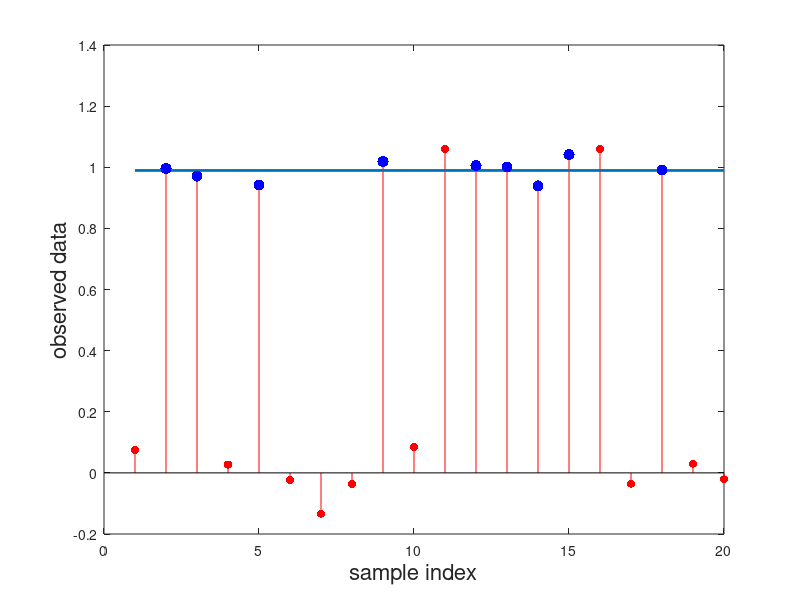

This figure's MATLAB source: (Note: this script raises an error after producing the figure.)
function demo_1_ransac_estimation_of_mean
%% demo ransac: line fitting
clear variables
close all
rng(1)

%% generate the fictitious data 
n = (1:20)';                % set of sample indices; dataset size is 20
p = 1;                      % mean value of each data sample
S = 0.05;                   % standard deviation

% the linear model
y = p + S*randn(size(n));   % generate the data

%  for demonstration, generate the outliers
y(1:9) = y(1:9) - 1;        % 9 outliers
y = y(randperm(20));        % randomnize the order

% and plot
f=figure('units','normalized','outerposition',[0.1 0.1 0.8 0.8]);
stem(y,'r.','markersize',18); 
hold on; 
xlabel('sample index','FontSize',16)
ylabel('observed data','FontSize',16)

%% naive estimation
[pest, inliers] = iterative_mean(y);
hold on;
plot(n,pest+0*n,'linewidth',2);
plot(n(inliers),y(inliers),'b.','markersize',24);

%% ransac
[pest, inliers, ntrial] = ...
        ut_ransac(y', @estimator, 3, @absdiff, 4*S, @consistency, 0.55);
plot(n(inliers),pest+0*n(inliers),'k','linewidth',2);
plot(n(inliers),y(inliers),'ko','markersize',16);

% find the outliers
[y_out,outliers] = setdiff(y,y(inliers));
n = n(outliers);
plot(outliers,y_out,'g+','markersize',10);

% add legend
h=legend('data samples','naive mean','naive inliers','ransac mean','ransac inliers','ransac outliers');
h.Position = [0.8 0.5 0.1 0.15];  % move the legend
title('RANSAC DEMO: 20 data samples of which 9 are outliers')




 
%% naive estimation of the mean
function [pest, n] = iterative_mean(y)          % naive estimation
tol = 0.50;
n = 1:length(y);                                % generate the sample subscripts

pest = mean(y);                                 % first estimate of mean
while true
    Noutliers = sum(abs(pest-y)>=tol);          % number of outliers found
    if Noutliers==0, break; end                 % if no outliers are found anymore: exit
    index = find(abs(pest-y)<tol);              % find the samples that are inliers
    y = y(index);                               % select those samples
    n = n(index);                               % and the corresponding sample subscript
    pest = mean(y);                             % re-estimate mean
end
return

%% function to estimate the parameter from the data
function [pest, not_ok] = estimator(y)          
pest = mean(y);
not_ok = false;    % flag to see whether the estimation was successful                      

%% function to find the error for each sample
function dist = absdiff(pest,y)                 % error criterion is: absolute error
dist = abs(pest-y);
return

%% check to see whether the consensus set is ok
function ok = consistency(pest,y,Ndata)         
nmin = 0.5*Ndata;                               % size should of consensus set should at least has
ok = (length(y)>=nmin);                         %            a size larger than 50% of the data set                   
return

